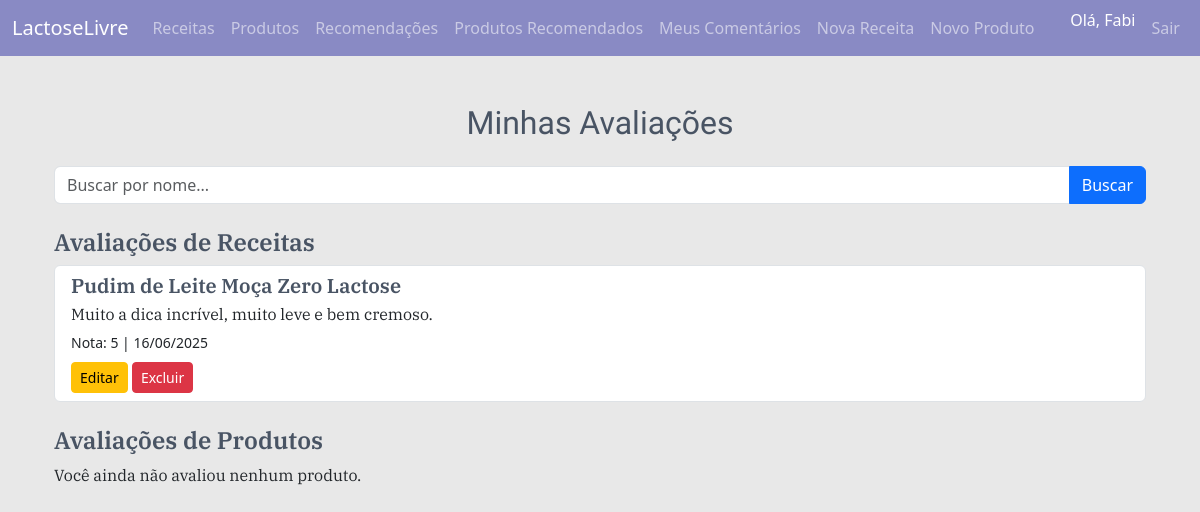
The page /meus-comentarios (signed in) on the database its author committed.
### models.py (models this page shows, shortened)
class Usuario(UserMixin, db.Model):
    id = db.Column(db.Integer, primary_key=True)
    nome_usuario = db.Column(db.String(64), index=True, unique=True)
    email = db.Column(db.String(120), index=True, unique=True)
    senha_hash = db.Column(db.String(128))
    receitas = db.relationship('Receita', back_populates='autor', lazy='dynamic')
    avaliacoes = db.relationship('Avaliacao', back_populates='autor', lazy='dynamic')
    favoritos = db.relationship('Favorito', back_populates='usuario', lazy='dynamic')
    produtos = db.relationship('Produto', back_populates='usuario', lazy='dynamic')

class Avaliacao(db.Model):
    __tablename__ = 'avaliacao'
    id = db.Column(db.Integer, primary_key=True)
    nota = db.Column(db.Integer, nullable=False)
    comentario = db.Column(db.Text, nullable=True)
    data_avaliacao = db.Column(db.DateTime, default=datetime.utcnow)
    usuario_id = db.Column(db.Integer, db.ForeignKey('usuario.id'), nullable=False)
    receita_id = db.Column(db.Integer, db.ForeignKey('receita.id'), nullable=True)
    produto_id = db.Column(db.Integer, db.ForeignKey('produto.id'), nullable=True)
    autor = db.relationship('Usuario', back_populates='avaliacoes')
    receita = db.relationship('Receita', back_populates='avaliacoes')
    produto = db.relationship('Produto', back_populates='avaliacoes')

class Receita(db.Model):
    id = db.Column(db.Integer, primary_key=True)
    titulo = db.Column(db.String(100), nullable=False)
    descricao = db.Column(db.Text, nullable=False)
    ingredientes = db.Column(db.Text, nullable=False)
    instrucoes = db.Column(db.Text, nullable=False)
    tags = db.Column(db.String(200))
    imagem = db.Column(db.String(200))
    data_criacao = db.Column(db.DateTime, index=True, default=datetime.utcnow)
    usuario_id = db.Column(db.Integer, db.ForeignKey('usuario.id', name='fk_receita_usuario'), nullable=False)
    autor = db.relationship('Usuario', back_populates='receitas')
    avaliacoes = db.relationship('Avaliacao', back_populates='receita', lazy='dynamic')
    favoritos = db.relationship('Favorito', back_populates='receita', lazy='dynamic')

### main/rotas.py (the view)
@bp.route('/meus-comentarios')
@login_required
def meus_comentarios():
    termo_busca = request.args.get('busca', '')
    avaliacoes_receitas = (
        Avaliacao.query
        .filter(Avaliacao.usuario_id == current_user.id, Avaliacao.receita_id != None)
        .join(Receita, Avaliacao.receita_id == Receita.id)
        .filter(Receita.titulo.ilike(f'%{termo_busca}%'))
        .add_columns(Receita.titulo.label('nome_item'), Receita.id.label('item_id'))
        .all()
    )
    avaliacoes_produtos = (
        Avaliacao.query
        .filter(Avaliacao.usuario_id == current_user.id, Avaliacao.produto_id != None)
        .join(Produto, Avaliacao.produto_id == Produto.id)
        .filter(Produto.nome.ilike(f'%{termo_busca}%'))
        .add_columns(Produto.nome.label('nome_item'), Produto.id.label('item_id'))
        .all()
    )
    return render_template(
        'meus_comentarios.html',
        avaliacoes_receitas=avaliacoes_receitas,
        avaliacoes_produtos=avaliacoes_produtos,
        termo_busca=termo_busca
    )

### models.py (called while the page is built)
@login.user_loader
def load_user(user_id):
    return Usuario.query.get(int(user_id))

### templates/meus_comentarios.html (shortened to what this page needs)
{% extends "base.html" %}
{% block content %}
<div class="container mt-5">
    <h2 class="text-center mb-4">Minhas Avaliações</h2>
    <form method="get" class="mb-4">
        <div class="input-group">
            <input type="text" class="form-control" name="busca" placeholder="Buscar por nome..." value="{{ termo_busca }}">
            <button class="btn btn-primary" type="submit">Buscar</button>
        </div>
    </form>
    <h4>Avaliações de Receitas</h4>
    {% if avaliacoes_receitas %}
        <div class="list-group mb-4">
            {% for avaliacao, nome_item, item_id in avaliacoes_receitas %}
            <div class="list-group-item">
                <h5 class="mb-1">{{ nome_item }}</h5>
                <p class="mb-1">{{ avaliacao.comentario }}</p>
                <small>Nota: {{ avaliacao.nota }} | {{ avaliacao.data_avaliacao.strftime('%d/%m/%Y') }}</small>
                <div class="mt-2">
                    <a href="{{ url_for('main.editar_avaliacao', avaliacao_id=avaliacao.id) }}" class="btn btn-sm btn-warning">Editar</a>
                    <a href="{{ url_for('main.excluir_avaliacao', avaliacao_id=avaliacao.id) }}" class="btn btn-sm btn-danger" onclick="return confirm('Tem certeza que deseja excluir esta avaliação?')">Excluir</a>
                </div>
            </div>
            {% endfor %}
        </div>
    {% else %}
        <p>Você ainda não avaliou nenhuma receita.</p>
    {% endif %}
    <h4>Avaliações de Produtos</h4>
    {% if avaliacoes_produtos %}
        <div class="list-group">
            {% for avaliacao, nome_item, item_id in avaliacoes_produtos %}
            <div class="list-group-item">
                <h5 class="mb-1">{{ nome_item }}</h5>
                <p class="mb-1">{{ avaliacao.comentario }}</p>
                <small>Nota: {{ avaliacao.nota }} | {{ avaliacao.data_avaliacao.strftime('%d/%m/%Y') }}</small>
                <div class="mt-2">
                    <a href="{{ url_for('main.editar_avaliacao', avaliacao_id=avaliacao.id) }}" class="btn btn-sm btn-warning">Editar</a>
                    <a href="{{ url_for('main.excluir_avaliacao', avaliacao_id=avaliacao.id) }}" class="btn btn-sm btn-danger" onclick="return confirm('Tem certeza que deseja excluir esta avaliação?')">Excluir</a>
                </div>
            </div>
            {% endfor %}
        </div>
    {% else %}
        <p>Você ainda não avaliou nenhum produto.</p>
    {% endif %}
</div>
{% endblock %}

### templates/base.html (shortened to what this page needs)
<!DOCTYPE html>
<html lang="pt-br">
<head>
    <link rel="stylesheet" href="https://cdn.jsdelivr.net/npm/bootstrap@5.3.0/dist/css/bootstrap.min.css">
</head>
<body>
<nav class="navbar navbar-expand-lg navbar-dark mb-4" style="background-color: #898AC4;">
    <div class="container-fluid">
        <a class="navbar-brand" href="/">LactoseLivre</a>
        <div class="collapse navbar-collapse" id="navbarNav">
            <ul class="navbar-nav me-auto">
                <li class="nav-item"><a class="nav-link" href="{{ url_for('main.listar_receitas') }}">Receitas</a></li>
                <li class="nav-item"><a class="nav-link" href="{{ url_for('main.listar_produtos') }}">Produtos</a></li>
                {% if current_user.is_authenticated %}
                <li class="nav-item">
                    <a class="nav-link" href="{{ url_for('main.recomendacoes') }}">Recomendações</a>
                </li>
                <li class="nav-item">
                    <a class="nav-link" href="{{ url_for('main.recomendacoes_produtos') }}">Produtos Recomendados</a>
                </li>
                <li class="nav-item">
                    <a class="nav-link" href="{{ url_for('main.meus_comentarios') }}">Meus Comentários</a>
                </li>
                <li class="nav-item"><a class="nav-link" href="{{ url_for('main.adicionar_receita') }}">Nova Receita</a>
                </li>
                <li class="nav-item"><a class="nav-link" href="{{ url_for('main.adicionar_produto') }}">Novo Produto</a>
                </li>
                {% endif %}
            </ul>
            <ul class="navbar-nav ms-auto">
                {% if current_user.is_authenticated %}
                <li class="nav-item">
                            <span class="navbar-text text-white me-2">
                                Olá, {{ current_user.nome or current_user.nome_usuario }}
                            </span>
                </li>
                <li class="nav-item">
                    <a class="nav-link" href="{{ url_for('autenticacao.logout') }}">Sair</a>
                </li>
                {% endif %}
            </ul>
        </div>
    </div>
</nav>
<div class="container">
    {% block content %}{% endblock %}
</div>
</body>
</html>

### templates/base.html (style rules this page uses)
body { background: #E8E8E8; }
h1, h2 { color: #495464; font-family: "Caprasimo", serif; font-weight: 300; font-style: normal; }
h4, h5 { color: #495464; font-family: "IBM Plex Serif", serif; font-weight: 600; font-style: normal; }
p { font-family: "IBM Plex Serif", serif; font-weight: 400; font-style: normal; }

### rows shown on the page
Usuario: nome_usuario "Fabi"
Avaliacao: titulo "Pudim de Leite Moça Zero Lactose", comentario "Muito a dica incrível, muito leve e bem cremoso.", nota "5", data_avaliacao "16/06/2025"
